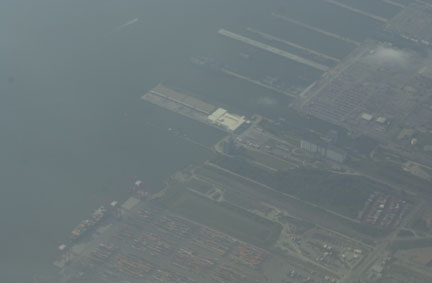
#> input picture project2_haze_rm/test_imgs/haze1.jpg, 432 x 283 px
$ jupyter execute dehaze.ipynb
#> lines starting #> are read from the running program, lines starting #| are printed output that depends on the picture
[cell 1]
import cv2
import numpy as np
import matplotlib.pyplot as plt

[cell 2]
img = cv2.imread('test_imgs/haze1.jpg')
#> img is the input picture: shape (283, 432, 3); mean B, G, R 122.1, 119.8, 108.6

[cell 3]
plt.imshow(img[:,:,::-1])

[cell 4]
height, width, _ = img.shape
#> height = 283; width = 432

[cell 5]
dark = np.zeros((height, width))
window_size = 15
padding = int((window_size-1)/2)
padding_img = 255*np.ones((height+window_size-1, width+window_size-1, 3), dtype=np.int8)
padding_img[padding:padding+height,padding:padding+width,:]=img
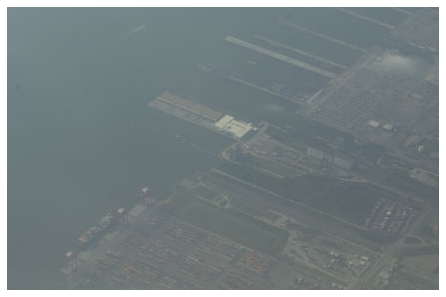
#> padding_img: shape (297, 446, 3) int16; mean B, G, R 132.4, 130.3, 119.9
# padding_img = cv2.copyMakeBorder(img, padding, padding, padding, padding, cv2.BORDER_CONSTANT, value=255
plt.imshow(padding_img[:,:,::-1])

[cell 6]
for h in range(height):
    for w in range(width):
        dark[h][w]=padding_img[h:h+window_size,w:w+window_size,:].min()
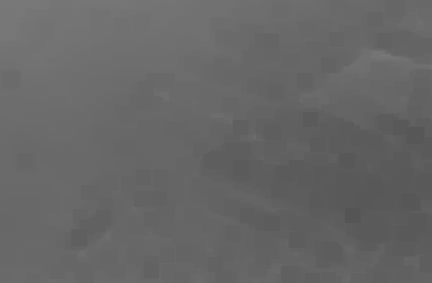
#> dark: shape (283, 432) float64; min 85, max 121, mean 102.3

$ run again, with project2_haze_rm/test_imgs/haze2.jpg copied over project2_haze_rm/test_imgs/haze1.jpg
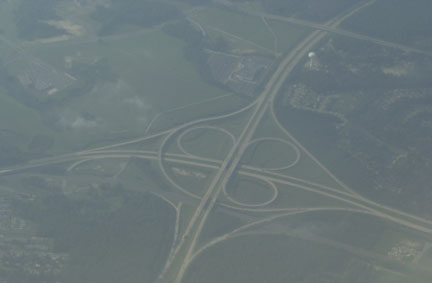
#> input picture project2_haze_rm/test_imgs/haze2.jpg, 432 x 283 px
#> img is the input picture: shape (283, 432, 3); mean B, G, R 122.6, 120.2, 107.5
#> `padding_img[padding:padding+height,padding:padding+width,:]=img`:
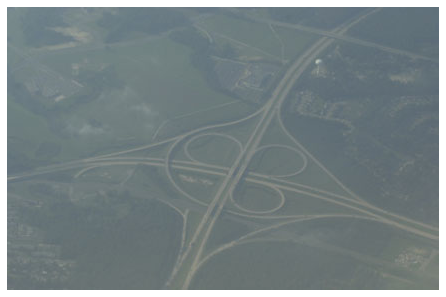
#> padding_img: shape (297, 446, 3) int16; mean B, G, R 132.8, 130.6, 118.8

$ run again, with project2_haze_rm/test_imgs/haze3.jpg copied over project2_haze_rm/test_imgs/haze1.jpg
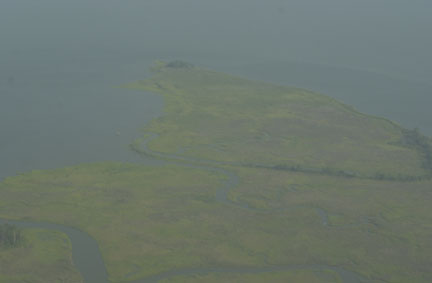
#> input picture project2_haze_rm/test_imgs/haze3.jpg, 432 x 283 px
#> img is the input picture: shape (283, 432, 3); mean B, G, R 111.3, 119.5, 108.4
#> `padding_img[padding:padding+height,padding:padding+width,:]=img`:
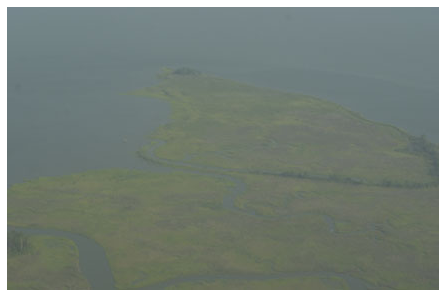
#> padding_img: shape (297, 446, 3) int16; mean B, G, R 122.4, 130, 119.7
#> after the loop `for h in range(height):`:
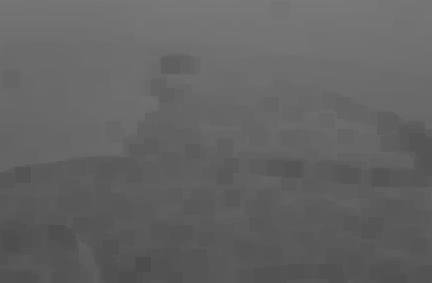
#> dark: shape (283, 432) float64; min 76, max 121, mean 99.2

$ run again, with project2_haze_rm/test_imgs/haze4.jpg copied over project2_haze_rm/test_imgs/haze1.jpg
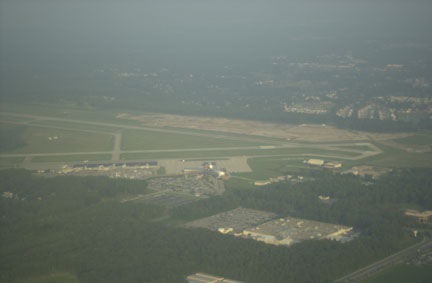
#> input picture project2_haze_rm/test_imgs/haze4.jpg, 432 x 283 px
#> img is the input picture: shape (283, 432, 3); mean B, G, R 109.5, 118.3, 109.1
#> `padding_img[padding:padding+height,padding:padding+width,:]=img`:
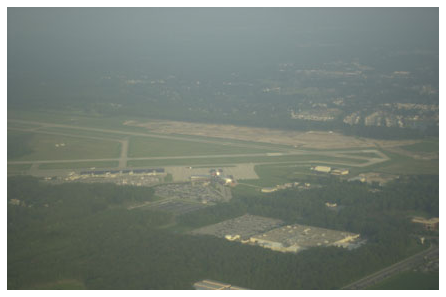
#> padding_img: shape (297, 446, 3) int16; mean B, G, R 120.8, 128.8, 120.4
#> after the loop `for h in range(height):`:
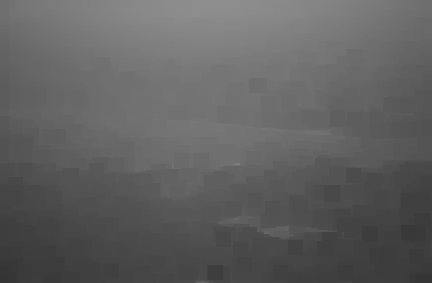
#> dark: shape (283, 432) float64; min 53, max 142, mean 96.1
